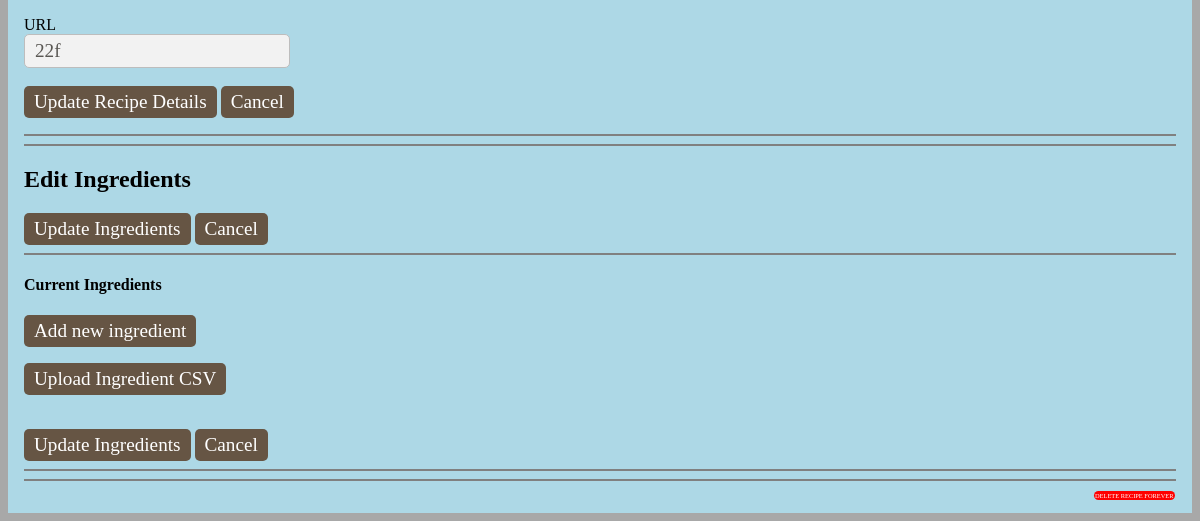
Page /menu/116/editrecipe (lower part) on the earlier database version.
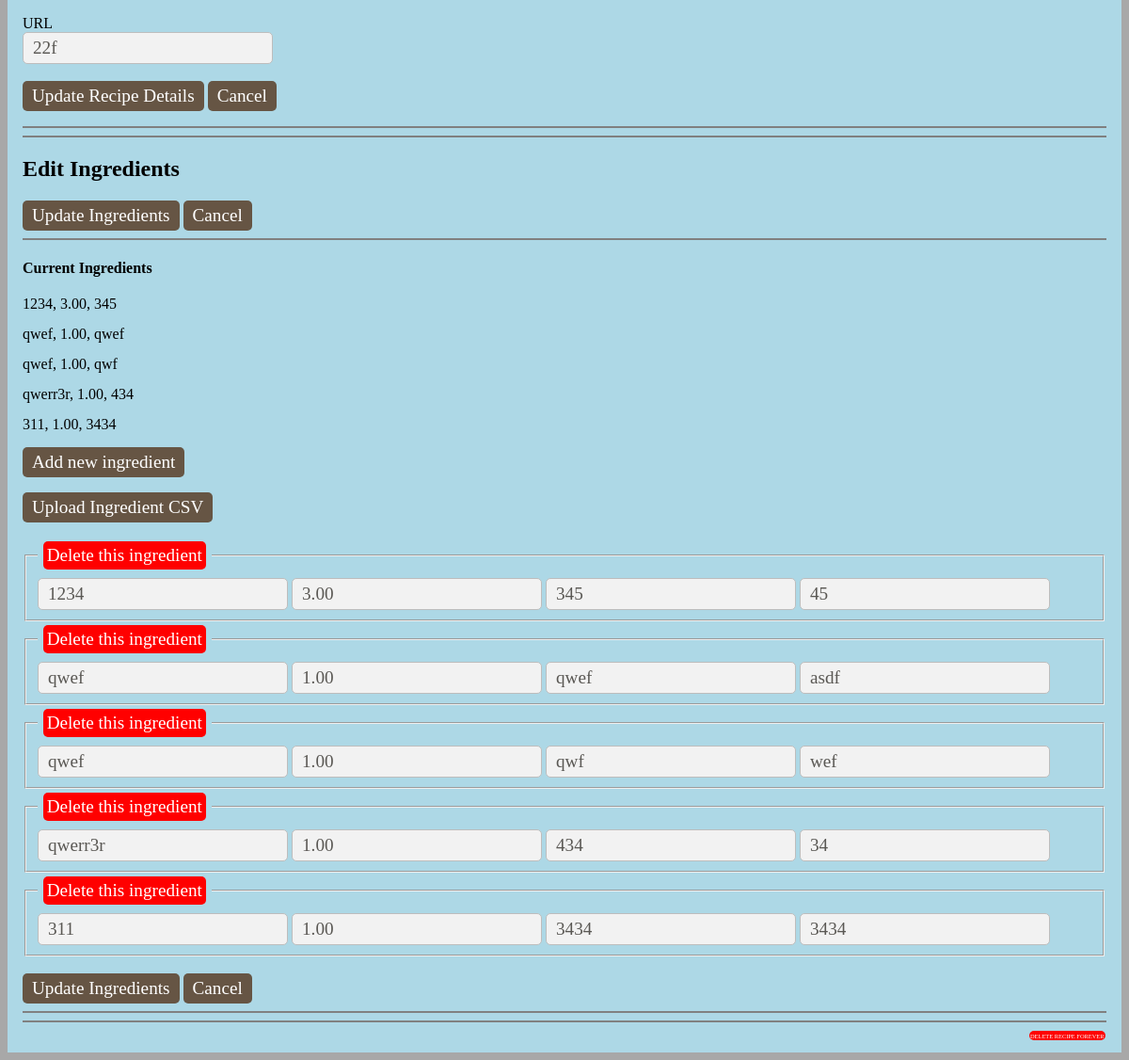
Same page on the later database version.
### menu/models.py (models this page shows, shortened)
class Ingredient(models.Model):
    id = models.AutoField(primary_key=True)
    recipe = models.ForeignKey(Recipe)
    name = models.CharField(max_length=80, null=False)
    comment = models.CharField(max_length=80, null=True, blank=True)
    amount = models.DecimalField(max_digits=10, decimal_places=2, default=0.0)
    unit = models.CharField(max_length=30, null=True, blank=True)
    class Meta:
        ordering = ('id', )
        unique_together = ('name', 'recipe', 'amount', 'unit',)

### menu/views.py (the view)
# urls.py: url(r'^(?P<pk>[0-9]+)/editrecipe$', views.EditRecipe.as_view(), name='editrecipe'),
class EditRecipe(generic.DetailView):
    model = Recipe
    template_name = 'menu/editrecipe.html'
    def get_queryset(self):
        return Recipe.objects.all()

### menu/templates/menu/editrecipe.html (shortened to what this page needs)
{% load staticfiles %}
{% load menu_extras %}
{% include "menu/stylesheets.html" %}
<div id="content">
    <form action="{% url 'menu:updaterecipe' recipe.id %}" method="post">
        Name<br><input type=text name="name" value="{{ recipe.name }}" id="text"><br><br>
        Prep Method<br><input type=text name="method" value="{{ recipe.prepMethod }}" id="text"><br><br>
        Temperature<br><input type=text name="temp" value="{{ recipe.temperature }}" id="text"><br><br>
        Prep Time (minutes)<br><input type=text name="prep" value="{{ recipe.prepTime }}" id="text"><br><br>
        Cook Time (minutes)<br><input type=text name="cook" value="{{ recipe.cookTime }}" id="text"><br><br>
        Servings<br><input type=text name="serves" value="{{ recipe.servings }}" id="text"><br><br>
        Directions (Use <a target="blank" href="https://en.wikipedia.org/wiki/Markdown#Example">Markdown</a> like all the cool kids)<br><textarea name="directions" ROWS=15 COLS=35>{{ recipe.directions }}</textarea><br><br>
        URL<br><input type=text name="source" value="{{ recipe.source }}" id="text"><br><br>
        <input type=submit value="Update Recipe Details" id="submit"/>
        <a class="button" href="{% url 'menu:recipedetails' recipe.id %}">Cancel</a>
    </form>
    <hr noshade><hr noshade>
    <h2>Edit Ingredients</h2>
    <input type=submit value="Update Ingredients" id="submit">
    <a class="button" href="{% url 'menu:recipedetails' recipe.id %}">Cancel</a>
    <hr noshade>
    <form action="{% url 'menu:updateingredient' recipe.id %}" method="post">
        <h4>Current Ingredients</h4>
            {% for i in recipe.ingredient_set.all %}
                <ul>
                    <li id="nospace">{{ i.name }}, {{ i.amount }}, {{ i.unit }}</li>
                </ul>
            {% endfor %}
        <p><a class="button" href="{% url 'menu:addingredient' recipe.id %}" method="post">Add new ingredient</a></p>
        <p><a class="button" href="{% url 'menu:uploadrecipe' %}" method="post">Upload Ingredient CSV</a></p>
        {% for i in recipe.ingredient_set.all %}
            <fieldset name = "{{i.id}},ingredients">
                <legend><a class="button" id="delete" href="{% url 'menu:deleteingredient' i.id %}" method="post">Delete this ingredient</a></legend>
                <input type=text value="{{ i.name }}" name="{{i.id}},name">
                <input type=text value="{{ i.amount }}" name="{{i.id}},amount">
                <input type=text value="{{ i.unit}}" name="{{i.id}},unit">
                <input type=text value="{{ i.comment }}" name="{{i.id}},comment">
            </fieldset>
        {% endfor %}
        <br>
        <input type=submit value="Update Ingredients" id="submit">
        <a class="button" href="{% url 'menu:recipedetails' recipe.id %}">Cancel</a>
        <hr noshade><hr noshade>
        <a class="button" id="deleteforever" href="{% url 'menu:deleterecipeforever' recipe.id %}">DELETE RECIPE FOREVER</a>
    </form>
</div>

Differences in the rows shown:
added Ingredient: name "1234", amount "3.00", unit "345", comment "45"
added Ingredient: name "qwef", amount "1.00", unit "qwef", comment "asdf"
added Ingredient: name "qwef", amount "1.00", unit "qwf", comment "wef"
added Ingredient: name "qwerr3r", amount "1.00", unit "434", comment "34"
added Ingredient: name "311", amount "1.00", unit "3434", comment "3434"
